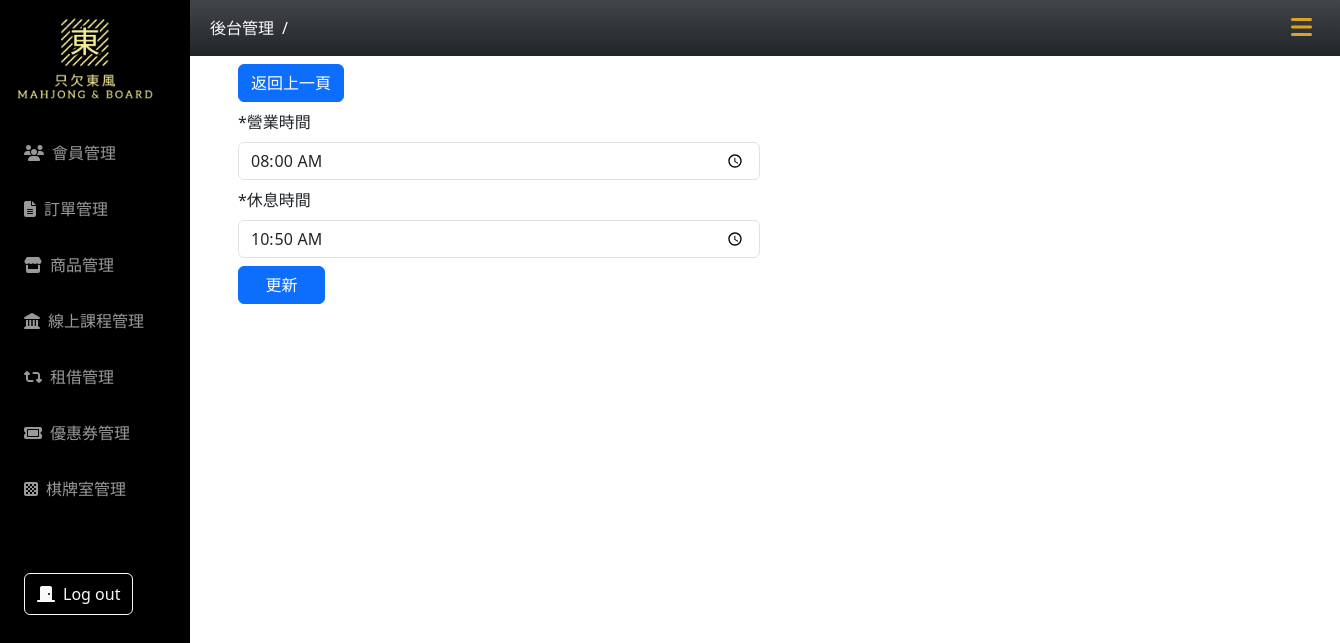
/mahjong_room/updateTime.php?room_id=2, run on an earlier commit of the app's database.
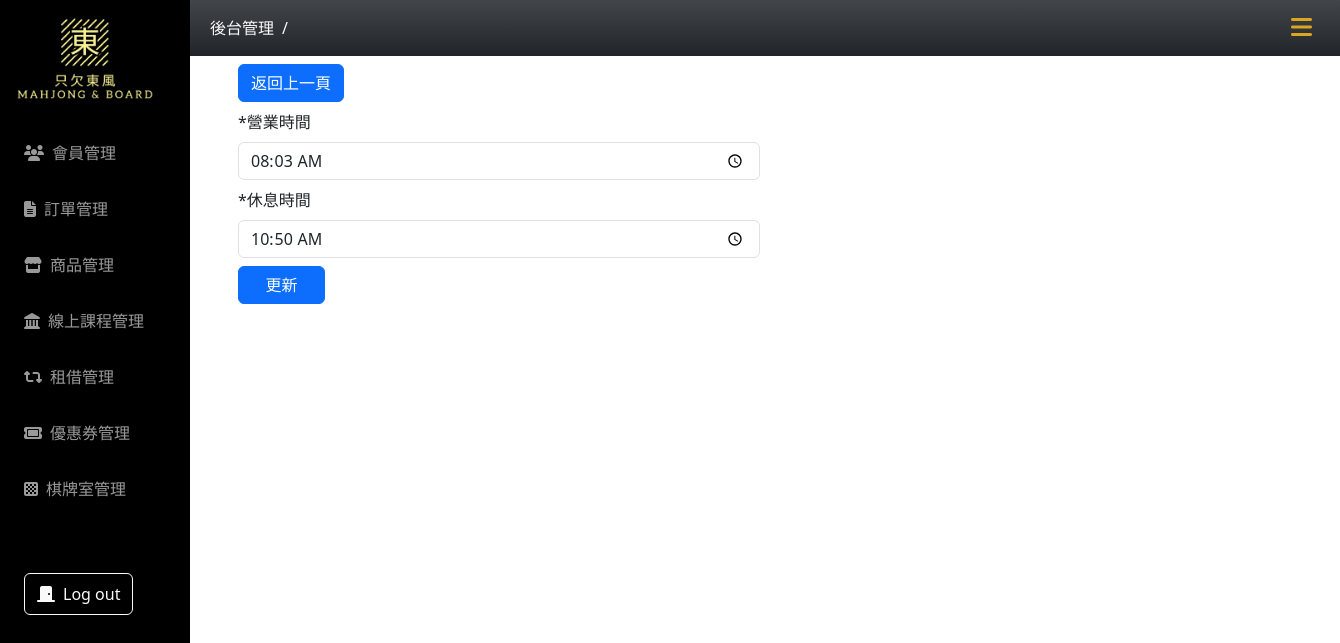
And on a later commit of the database.
### tables this page shows
CREATE TABLE `mahjong_room` (
  `room_id` int(11) NOT NULL,
  `name` varchar(10) NOT NULL,
  `tele` varchar(10) NOT NULL,
  `tax_number` varchar(8) NOT NULL,
  `address` varchar(100) NOT NULL,
  `open_time` time DEFAULT NULL,
  `close_time` time DEFAULT NULL,
  `create_at` datetime NOT NULL DEFAULT current_timestamp(),
  `update_at` datetime DEFAULT current_timestamp(),
  `owner_id` int(11) DEFAULT NULL,
  `is_deleted` tinyint(4) NOT NULL
);

### mahjong_room/updateTime.php (the view, shortened to what this page needs)
<?php
require_once("../db_connect_mahjong.php");
$room_id = isset($_GET['room_id']) ? intval($_GET['room_id']) : 0;
$sql = "SELECT open_time, close_time FROM mahjong_room WHERE room_id=?";
$stmt = $conn->prepare($sql);
$stmt->bind_param("i", $room_id);
$stmt->execute();
$result = $stmt->get_result();
$row = $result->fetch_assoc();
$open_time = $row['open_time'];
$close_time = $row['close_time'];
?>
<!DOCTYPE html>
<html lang="en">
<head>
  <?php include("../css-mahjong.php") ?>
</head>
<body>
  <?php include("../nav.php") ?>
  <div class="container main-content px-5">
    <a href="roomDetails.php?room_id=<?php echo htmlspecialchars($room_id); ?>" class="btn btn-primary my-2">返回上一頁</a>
    <div class="row justify-content-center align-items-center g-2">
      <form action="doUpdateTime.php" method="post">
        <div class="col-6 mb-2">
          <label for="open_time" class="form-label">*營業時間</label>
          <input type="time" class="form-control" name="open_time" value="<?php echo $open_time; ?>">
        </div>
        <div class="col-6 mb-2">
          <label for="close_time" class="form-label">*休息時間</label>
          <input type="time" class="form-control" name="close_time" value="<?php echo $close_time; ?>">
        </div>
        <button class="col-1 btn btn-primary" type="submit">更新</button>
      </form>
    </div>
  </div>
</body>
</html>

What changed in the data, as far as the page shows it:
changed mahjong_room: open_time "08:00:00" → "08:03:00"
